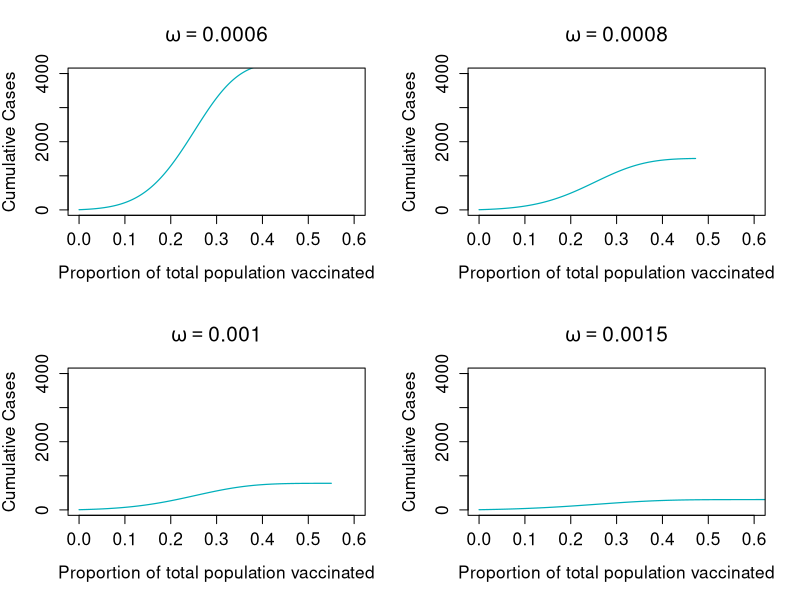

The R source for this figure:
###### Sierra Leone: Vaccination model ------

# set working directory, read in saved parameter estimates
wd = "~/Desktop/Project/Drafts/mathematical-modelling-spread/code/sl"
setwd(wd)
model.estms = read.csv("final_sl.csv", sep = " ", skip = 1, header = FALSE)
model.estms = setNames( model.estms$V2, model.estms$V1)  #turn df into named vector
model.estms

# required libraries
library(deSolve)
library(ggplot2)

#SVEIRDV
sveirdb = function(t, x, parms){
  with(as.list(c(parms,x)), {
    
    N = S + E + I + R + D + Vac
    
    dS = - betaI*(I/N)*S - betaD*(D/N)*S - omega*S
    
    dE = betaI*(I/N)*S + betaD*(D/N)*S - alpha*E
    
    dI = alpha*E - (1 - mu)*(lambda1)*I - mu*(lambda2)*I
    
    dR = (1 - mu)*lambda1*I
    
    dD = mu*lambda2*I - rho*D
    
    dB = rho*D
    
    dInc = betaI*(I/N)*S + betaD*(D/N)*S
    
    dVac = omega*S
    
    output = c(dS, dE, dI, dR, dD, dB, dInc, dVac)
    list(output)
  })
}

InitPop = 6092000
E0 = 2
I0 = 3
R0 = 0
D0 = 0
B0 = 0
Inc0 = 5 
Vac0 = 0
S0 = InitPop - E0 - I0 - R0 - D0 - B0 - Vac0
start = c(S = S0, E = E0, I = I0, R = R0, D = D0, B = B0, Inc = Inc0, Vac = Vac0)

# create model times vector
startday = 1
endday = 800   #Data stops at day 682
times = seq(startday, endday, 1)    


# plot omega ranges
omega_range = c(0.0006, 0.0008, 0.001, 0.0015)
model.estms2 = model.estms
par(mfrow = c(2,2))

for ( i in 1:length(omega_range)){
  model.estms2['omega'] = omega_range[i]
  fit = data.frame(ode(times = times, y = start, func = sveirdb, parms = model.estms2))
  fit$propv = fit[,9]/InitPop
  plot(fit$propv, fit[,8], type = "l", ylim = c(0,4000), xlim = c(0,0.6), 
       main = bquote(omega == .(format(omega_range[i], scientific = FALSE))), 
       xlab = "Proportion of total population vaccinated", ylab = "Cumulative Cases", 
       col = "#00AFBB", lwd = 1.2, cex.main = 1.5, cex.lab = 1.25, cex.axis = 1.25)
  print(c(omega_range[i], fit[800,8]))
}
